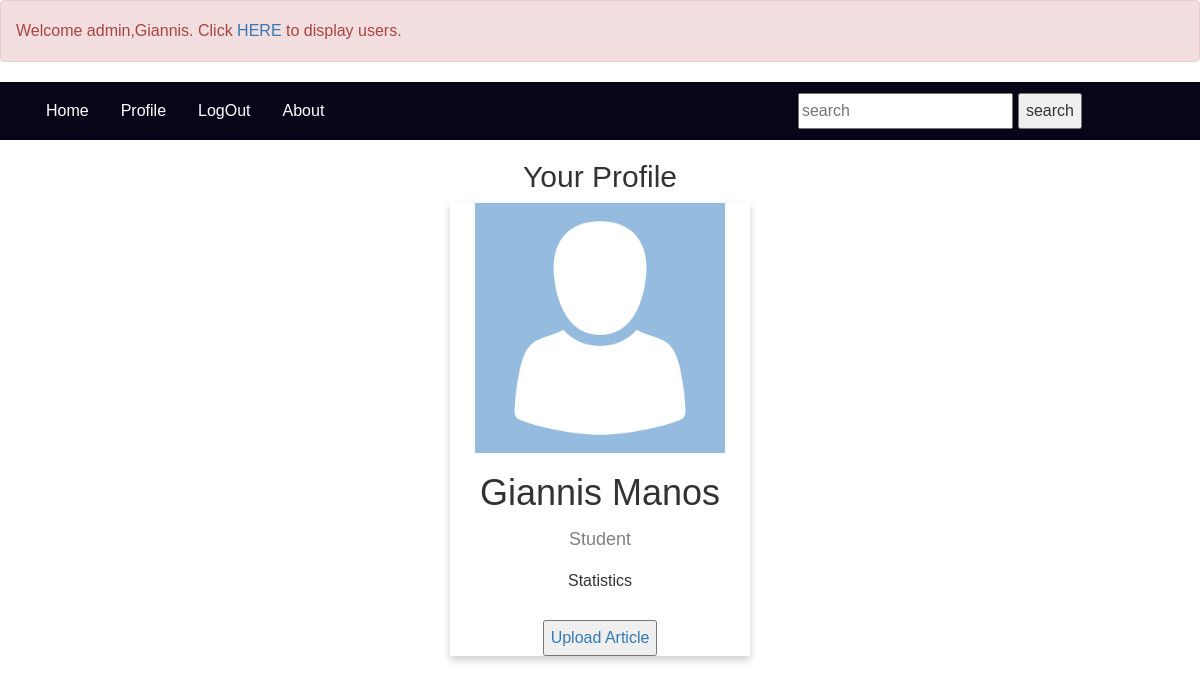
The app's page /profile.php (signed in) with its own data.
### tables this page shows
CREATE TABLE `users` (
  `inf_user_id` int(11) NOT NULL,
  `inf_first_name` varchar(255) NOT NULL,
  `inf_last_name` varchar(255) NOT NULL,
  `inf_email` varchar(255) NOT NULL,
  `inf_password` varchar(255) NOT NULL
);

CREATE TABLE `categories` (
  `inf_user_id` int(11) NOT NULL,
  `inf_category_type` varchar(255) NOT NULL,
  `inf_category_id` int(11) NOT NULL
);

### profile.php (the view, shortened to what this page needs)
<?php
	include 'functions.php';
?>
<!DOCTYPE html>
<html>
<head>
	<link rel="stylesheet" href="https://maxcdn.bootstrapcdn.com/bootstrap/3.3.7/css/bootstrap.min.css">
    <link rel="stylesheet" type="text/css" href="style/style.css">
    <?php
    if (isset($_SESSION["user_id"])){
      $user_id = $_SESSION["user_id"];
      if (isAdministrator($user_id)){
        echo '<div class="alert alert-danger" role="alert">
          Welcome admin,' . $_SESSION["first_name"].'. Click <a href = "users.php">HERE</a> to display users.
        </div>';
      }
    }
    ?>
</head>
<body>
<nav id="navigation">
  	<ul style = "background-color: #080519;">
  		<div style = "background-color: #080519;" class = "container">
  			<li><a href="index.php">Home</a></li>
	    	<li><a href="about.php">About</a></li>
	  		<form method = 'get' action = "index.php">
		  		<li style="float:right"><input type="submit" value = "search" style = "margin-top : 11px; margin-right:88px;" name="search_bar" placeholder="Information Systems"></li>
		   		<li style="float:right"><input type="text" style = "margin-top : 11px; margin-right: 5px;" name="search_bar" placeholder="search"></li>
	   		</form>
		</div>
  	</ul>
</nav>
<main>
	<div class = "container">
	  	<h2 style="text-align:center">Your Profile</h2>
<div class="card">
  <img src="images/avatar.png" alt="John" style="width:250px">
  <h1><?php echo getUserInfo($_SESSION["user_id"]); ?></h1>
  <p class="title">Student</p>
  <p><?php
  	if (isset($_SESSION["user_id"])){
  		echo getCategory($_SESSION["user_id"]);
  	}
   ?></p>
 <p><button> <a  href = "upload_article.php"> Upload Article </a></button></p>
</div>
  	</div>
</main>
</body>
</html>

### style/style.css (style rules this page uses)
* { box-sizing: border-box; }
html { font-size: 62.5%; }
body { margin: 0; opacity: 0; font: 1.6rem/1.875 'Avenir Next', sans-serif; }
body.loaded { opacity: 1; transition: 1s opacity; }
ul { list-style-type: none; margin: 0; padding: 0; overflow: hidden; background-color: #333; }
li { float: left; }
li a { display: block; color: white; text-align: center; padding: 14px 16px; text-decoration: none; }
.card { box-shadow: 0 4px 8px 0 rgba(0, 0, 0, 0.2); max-width: 300px; margin: auto; text-align: center; font-family: arial; }
.title { color: grey; font-size: 18px; }

### records on screen
users: getUserInfo($_SESSION["user_id"]) "Giannis Manos"
categories: inf_category_type "Statistics"

### other values on screen
$_SESSION["first_name"] "Giannis"
